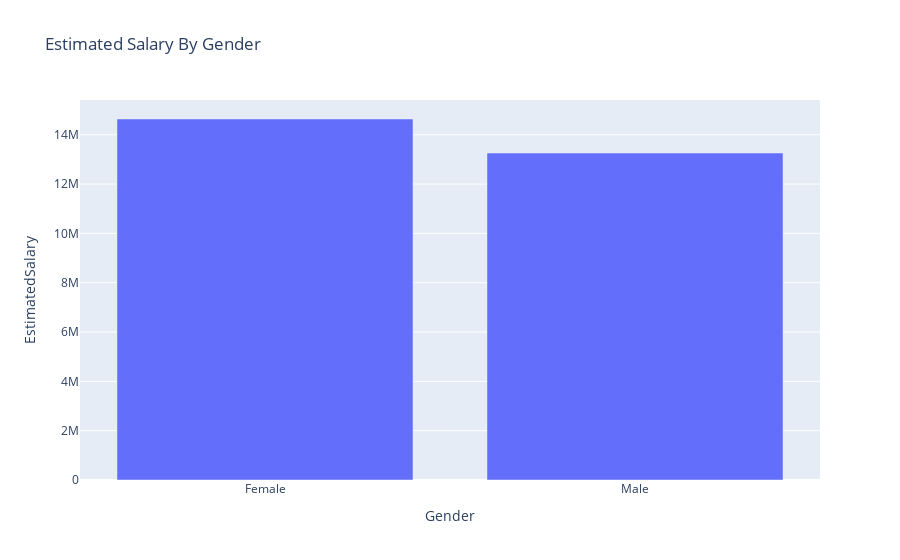

Notebook source saved alongside this figure:
### Markdown cell above
### ESTIMATED SALARY BY GENDER

### Code cell
estimated_salary_gender = df.groupby('Gender')['EstimatedSalary'].sum().reset_index()
estimated_salary_gender_plot = px.bar(estimated_salary_gender, x='Gender', y='EstimatedSalary', title='Estimated Salary By Gender')
estimated_salary_gender_plot.show()

### Figure 1 — Plotly figure (JSON) as saved in the notebook; plotly's stock layout.template omitted (floating-point values rounded to 4 significant figures)
{"data": [{"alignmentgroup": "True", "hovertemplate": "Gender=%{x}<br>EstimatedSalary=%{y}<extra></extra>", "legendgroup": "", "marker": {"color": "#636efa", "pattern": {"shape": ""}}, "name": "", "offsetgroup": "", "orientation": "v", "showlegend": false, "textposition": "auto", "type": "bar", "x": ["Female", "Male"], "xaxis": "x", "y": [14639000, 13258000], "yaxis": "y"}], "layout": {"barmode": "relative", "legend": {"tracegroupgap": 0}, "title": {"text": "Estimated Salary By Gender"}, "xaxis": {"anchor": "y", "domain": [0, 1], "title": {"text": "Gender"}}, "yaxis": {"anchor": "x", "domain": [0, 1], "title": {"text": "EstimatedSalary"}}}}
